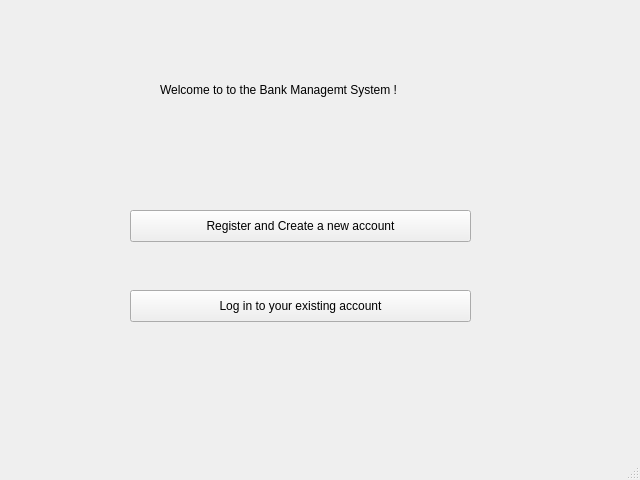
<?xml version="1.0" encoding="UTF-8"?>
<ui version="4.0">
 <class>MainWindow</class>
 <widget class="QMainWindow" name="MainWindow">
  <property name="geometry">
   <rect>
    <x>0</x>
    <y>0</y>
    <width>640</width>
    <height>480</height>
   </rect>
  </property>
  <property name="windowTitle">
   <string>MainWindow</string>
  </property>
  <widget class="QWidget" name="centralwidget">
   <widget class="QLabel" name="label">
    <property name="geometry">
     <rect>
      <x>160</x>
      <y>80</y>
      <width>311</width>
      <height>20</height>
     </rect>
    </property>
    <property name="text">
     <string>Welcome to to the Bank Managemt System !</string>
    </property>
   </widget>
   <widget class="QPushButton" name="register_2">
    <property name="geometry">
     <rect>
      <x>130</x>
      <y>210</y>
      <width>341</width>
      <height>32</height>
     </rect>
    </property>
    <property name="text">
     <string>Register and Create a new account</string>
    </property>
   </widget>
   <widget class="QPushButton" name="log_in">
    <property name="geometry">
     <rect>
      <x>130</x>
      <y>290</y>
      <width>341</width>
      <height>32</height>
     </rect>
    </property>
    <property name="text">
     <string>Log in to your existing account</string>
    </property>
   </widget>
  </widget>
  <widget class="QMenuBar" name="menubar">
   <property name="geometry">
    <rect>
     <x>0</x>
     <y>0</y>
     <width>640</width>
     <height>22</height>
    </rect>
   </property>
  </widget>
  <widget class="QStatusBar" name="statusbar"/>
 </widget>
 <resources/>
 <connections/>
</ui>
